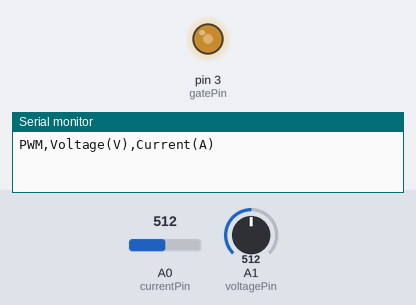
Simulated run of this sketch. Board: Arduino Uno, built with avr-gcc and run on an emulated ATmega328P. Parts: output pins drawn as LEDs (lit = HIGH), the last lines printed to the serial monitor. The inputs (shaded band) are chosen by the test bench; at power-on: A0 (currentPin) = 512, A1 (voltagePin) = 512. At 12.7 s the program stops and its outputs stay as they are.

Above: at 0.1 s.
At 6.54 s:
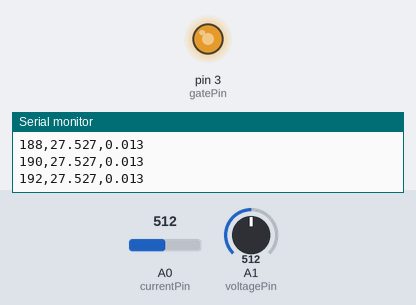
At 11.38 s:
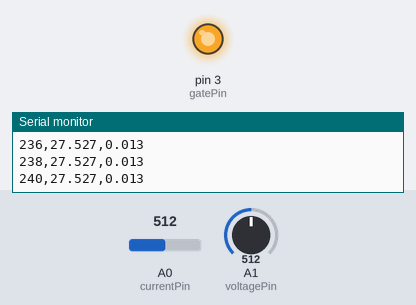
At 12.8 s:
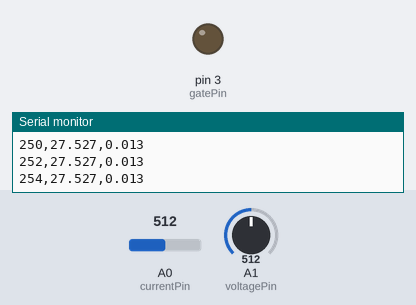
Timing chart, 0 to 14.2 s (numbered marks = the images above):
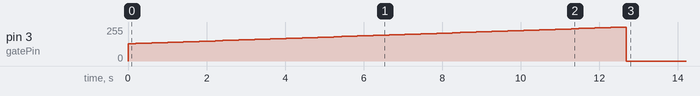

The sketch:

sketch_apr6a.ino
```cpp
const int gatePin = 3;
const int currentPin = A0;
const int voltagePin = A1;

float sensitivity = 0.185;
float offsetVoltage = 2.5;

float voltageScale = 11.0;

void setup() {
  Serial.begin(9600);
  pinMode(gatePin, OUTPUT);

  Serial.println("PWM,Voltage(V),Current(A)");
}

void loop() {

  for (int pwm = 130; pwm <= 255; pwm += 2) {

    analogWrite(gatePin, pwm);
    delay(200);


    int adcCurrent = analogRead(currentPin);
    float currentVoltage = adcCurrent * (5.0 / 1023.0);
    float current = (currentVoltage - offsetVoltage) / sensitivity;

    int adcVoltage = analogRead(voltagePin);
    float vA1 = adcVoltage * (5.0 / 1023.0);
    float vin = vA1 * voltageScale;

    Serial.print(pwm);
    Serial.print(",");
    Serial.print(vin, 3);
    Serial.print(",");
    Serial.println(current, 3);
  }

  analogWrite(gatePin, 0);

  while (true) {

  }
}
```

Measured:
- by itself, pin 3 (gatePin): rises from 0/255 to 254/255 in 12.5 s, then falls to 0/255 in 0.20 s
